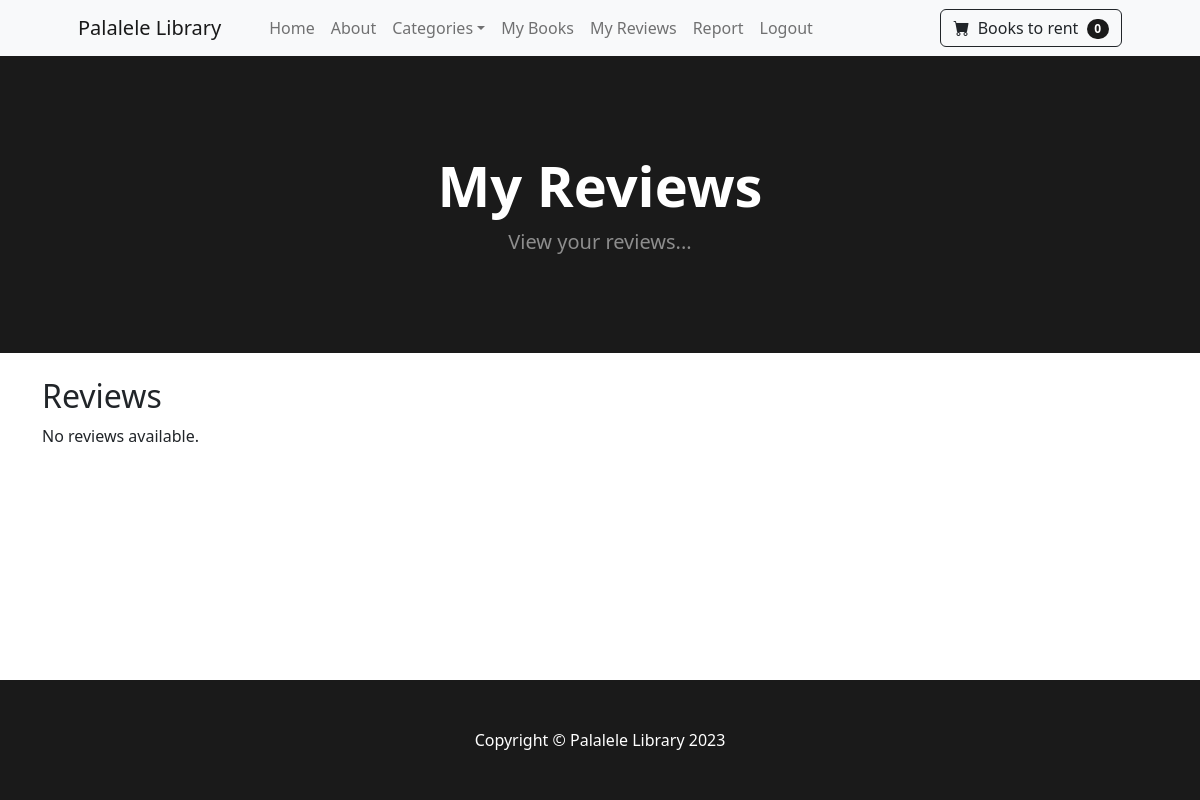
Page /reviews/list/ (signed in) on the earlier database version.
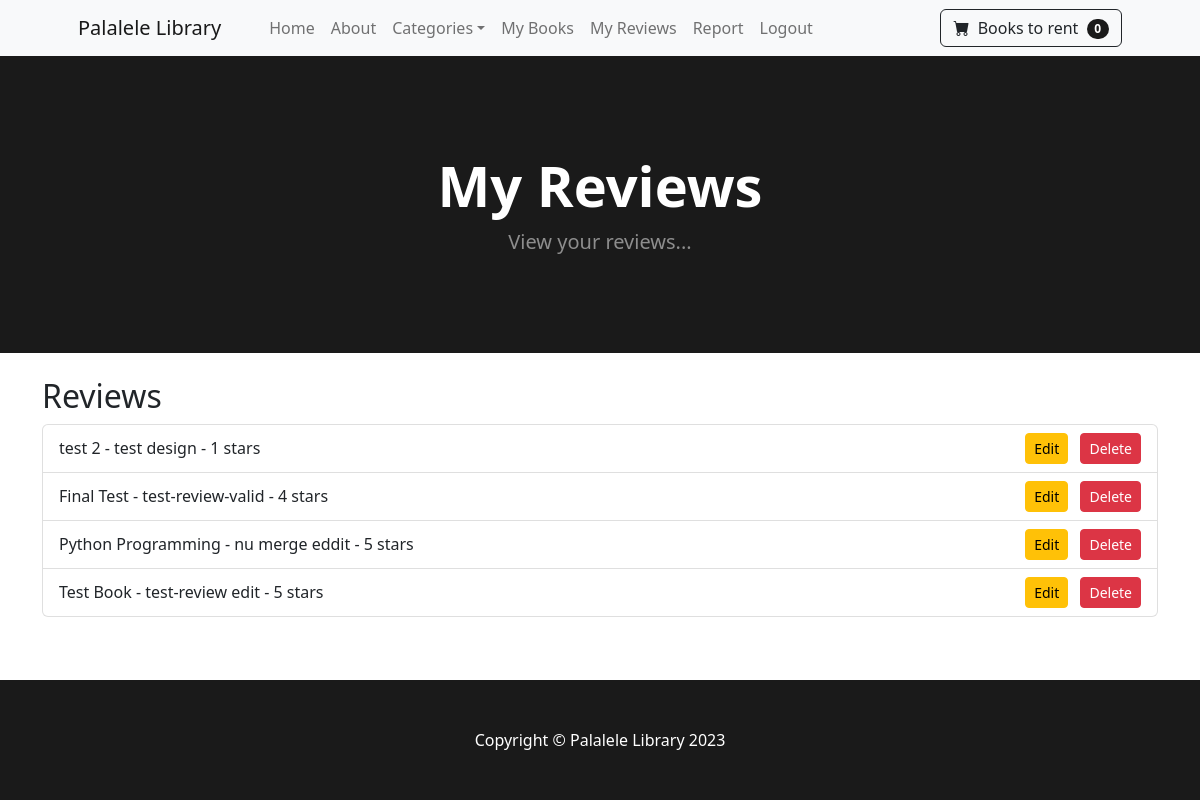
Same page on the later database version.
### reviews/models.py (models this page shows, shortened)
class Review(models.Model):
    book = models.ForeignKey(Book, on_delete=models.CASCADE)
    user = models.ForeignKey(CustomUser, on_delete=models.CASCADE)
    title = models.CharField(max_length=255)
    description = models.TextField()
    stars = models.IntegerField(choices=[(i, i) for i in range(1, 6)])

### library/models.py (models this page shows, shortened)
class Book(models.Model):
    title = models.CharField(max_length=100)
    author = models.CharField(max_length=100)
    description = models.TextField(blank=True, null=True)
    category = models.ForeignKey(Category, on_delete=models.CASCADE, blank=True, null=True)
    image = models.ImageField(upload_to='uploads/book/')
    quantity = models.PositiveIntegerField(default=1)
    def __str__(self):
        return self.title

### reviews/views.py (the view)
# urls.py: path('list/', ReviewListView.as_view(), name='review_list'),
class ReviewListView(View):
    template_name = 'review_list.html'
    @method_decorator(login_required)
    def dispatch(self, *args, **kwargs):
        return super().dispatch(*args, **kwargs)
    def get(self, request):
        reviews = Review.objects.filter(user=request.user).order_by('-id')
        return render(request, self.template_name, {'reviews': reviews})

### cart/cart.py (called while the page is built)
    def __len__(self):
        return len(self.cart)

### cart/context_processors.py (called while the page is built)
def cart(request):
    return { 'cart': Cart(request) }

### library/context_processors.py (called while the page is built)
def navbar_content(request):
    categories = Category.objects.all()
    return {'categories': categories}

### reviews/templates/review_list.html
{% extends 'base.html' %}
{% block content %}
  <header class="bg-dark py-5">
    <div class="container px-4 px-lg-5 my-5">
      <div class="text-center text-white">
        <h1 class="display-4 fw-bolder">My Reviews</h1>
        <p class="lead fw-normal text-white-50 mb-0">View your reviews...</p>
      </div>
    </div>
  </header>
  <div class="container mt-4">
    <h2>Reviews</h2>
    {% if reviews %}
      <ul class="list-group">
        {% for review in reviews %}
          <li class="list-group-item d-flex justify-content-between align-items-center">
            {{review.book}} - {{ review.title }} - {{ review.stars }} stars
            <div>
              <a href="{% url 'reviews:edit_review' review_id=review.id %}" class="btn btn-warning btn-sm me-2">Edit</a>
              <a href="{% url 'reviews:delete_review' review_id=review.id %}" class="btn btn-danger btn-sm">Delete</a>
            </div>
          </li>
        {% endfor %}
      </ul>
    {% else %}
      <p>No reviews available.</p>
    {% endif %}
  </div>
{% endblock %}

Differences in the rows shown:
added Review: book "test 2", title "test design", stars "1"
added Review: book "Final Test", title "test-review-valid", stars "4"
added Review: book "Python Programming", title "nu merge eddit", stars "5"
added Review: book "Test Book", title "test-review edit", stars "5"
Other differences:
text no longer shown: "No reviews available."
